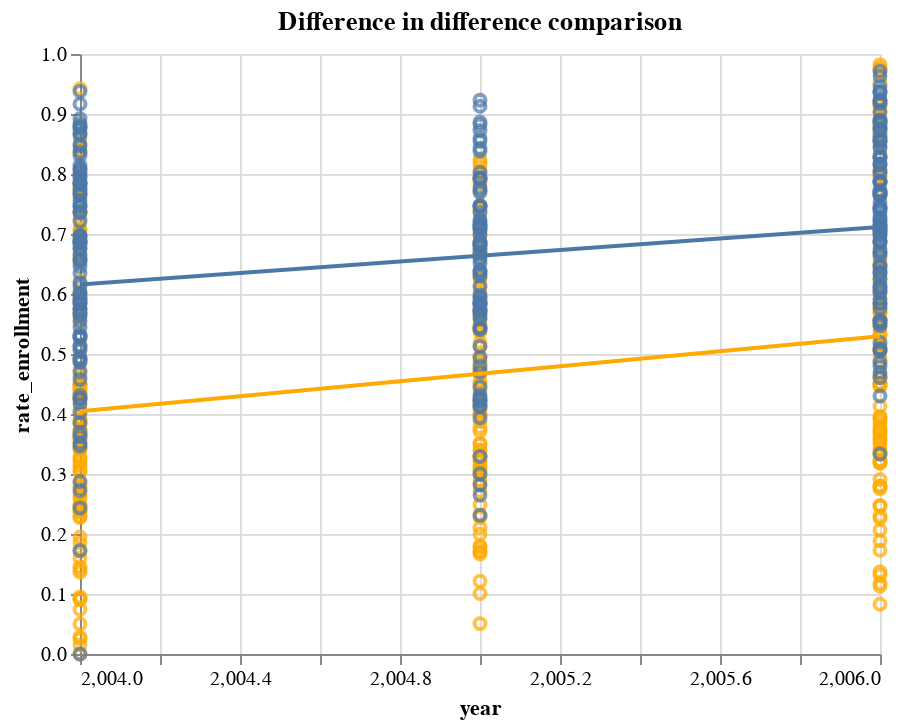

The cell this chart's notebook holds for it:
### Code cell
import altair as alt

base = (
    alt.Chart(Y_t1_pre, title="Difference in difference comparison")
    .mark_point()
    .encode(
        alt.X("year", scale=alt.Scale(zero=False)),
        alt.Y("rate_enrollment", scale=alt.Scale(zero=False)),
        color=alt.value("#FFAA00")
    )
)

base2 = (
    alt.Chart(Y_t0_pre)
    .mark_point()
    .encode(
        alt.X("year", scale=alt.Scale(zero=False)),
        alt.Y("rate_enrollment", scale=alt.Scale(zero=False)),
    )
)

# base3 = (
#     alt.Chart(Y_t0_post)
#     .mark_point()
#     .encode(
#         alt.X("year", scale=alt.Scale(zero=False)),
#         alt.Y("rate_enrollment", scale=alt.Scale(zero=False)),
#     )
# )

# base4 = (
#     alt.Chart(Y_t1_post)
#     .mark_point()
#     .encode(
#         alt.X("year", scale=alt.Scale(zero=False)),
#         alt.Y("rate_enrollment", scale=alt.Scale(zero=False)),
#     )
# )
# Adding linear regression to observe trend
(
    base
    + base2
    # + base3
    # + base4
    + base.transform_regression("year", "rate_enrollment").mark_line()
    + base2.transform_regression("year", "rate_enrollment").mark_line()
    # + base3.transform_regression("year", "rate_enrollment").mark_line()
    # + base4.transform_regression("year", "rate_enrollment").mark_line()
)

### Figure 1 — Vega-Lite specification as saved in the notebook (floating-point values rounded to 4 significant figures; data arrays with more than 128 entries replaced by an {"elided": "..."} marker saying what was removed)
{"config": {"view": {"continuousWidth": 400, "continuousHeight": 300}}, "layer": [{"data": {"name": "data-4c86ab1b1f642f4608b9838485cde1d3"}, "mark": "point", "encoding": {"color": {"value": "#FFAA00"}, "x": {"type": "quantitative", "field": "year", "scale": {"zero": false}}, "y": {"type": "quantitative", "field": "rate_enrollment", "scale": {"zero": false}}}, "title": "Difference in difference comparison"}, {"data": {"name": "data-8ad430b178c46943568d109f8d82177e"}, "mark": "point", "encoding": {"x": {"type": "quantitative", "field": "year", "scale": {"zero": false}}, "y": {"type": "quantitative", "field": "rate_enrollment", "scale": {"zero": false}}}}, {"data": {"name": "data-4c86ab1b1f642f4608b9838485cde1d3"}, "mark": "line", "encoding": {"color": {"value": "#FFAA00"}, "x": {"type": "quantitative", "field": "year", "scale": {"zero": false}}, "y": {"type": "quantitative", "field": "rate_enrollment", "scale": {"zero": false}}}, "title": "Difference in difference comparison", "transform": [{"on": "year", "regression": "rate_enrollment"}]}, {"data": {"name": "data-8ad430b178c46943568d109f8d82177e"}, "mark": "line", "encoding": {"x": {"type": "quantitative", "field": "year", "scale": {"zero": false}}, "y": {"type": "quantitative", "field": "rate_enrollment", "scale": {"zero": false}}}, "transform": [{"on": "year", "regression": "rate_enrollment"}]}], "$schema": "https://vega.github.io/schema/vega-lite/v4.8.1.json", "datasets": {"data-4c86ab1b1f642f4608b9838485cde1d3": {"elided": "279 records"}, "data-8ad430b178c46943568d109f8d82177e": {"elided": "279 records"}}}
